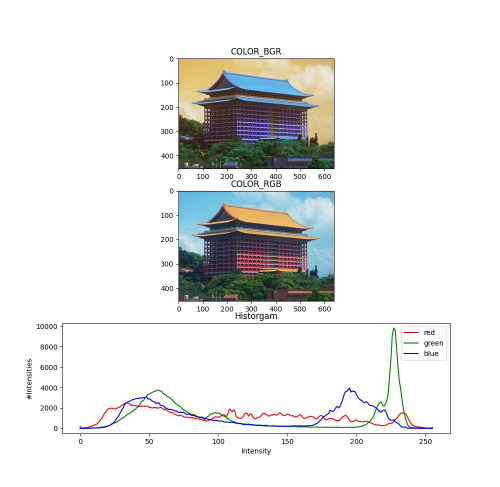
#> input picture OpenCV/media/24_histogram.jpg, 1000 x 974 px, given in place of m, which was not available (shown at 1/2 size)
$ python -i 35_2_fourier.py   (imports and definitions only)
#> lines starting #> are read from the running program, lines starting #| are printed output that depends on the picture; after the words box and inside, x2 and y2 are one past the last pixel; in counts of white or black regions, pixels touching at a corner belong together; pictures that were not available may be replaced by others from this repository, and a replacement may not be noted
"""
python+opencvで画像処理の勉強4 周波数領域におけるフィルタリング
https://qiita.com/tanaka_benkyo/items/bfa35e7f08faa7b7a985
"""

import cv2
import numpy as np
from matplotlib import pyplot as plt

def read_image(img_file):
    #img_bgr = cv2.imread("C:/Users/akihiro.tanaka.CORP/Downloads/pictures/"+img_name+".jpg")
#> called with img_file = 'm'
    img_bgr = cv2.imread(img_file)
#> img_bgr is the input picture: shape (974, 1000, 3); mean B, G, R 231.8, 232.5, 231.8
    h, w = img_bgr.shape[:2]
#> h = 974; w = 1000
    scale = (640 * 480 / (w * h)) ** 0.5
#> scale = 0.562
    img_bgr_resize = cv2.resize(img_bgr, dsize=None, fx=scale, fy=scale)
    img_rgb = cv2.cvtColor(img_bgr_resize, cv2.COLOR_BGR2RGB)
    img_gray = cv2.cvtColor(img_bgr_resize, cv2.COLOR_BGR2GRAY)
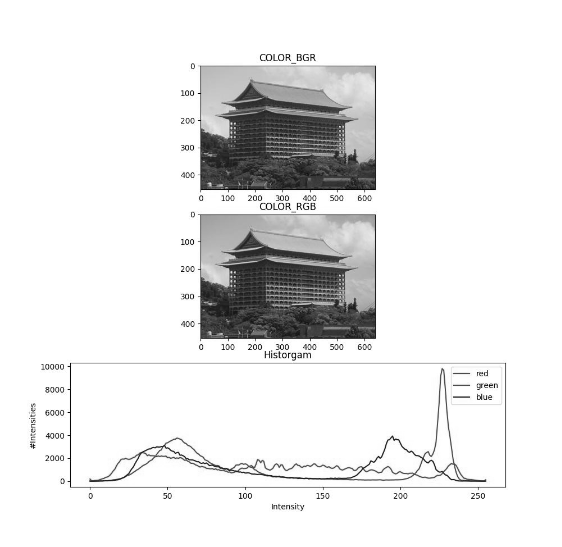
#> img_gray: shape (547, 562); min 1, max 255, mean 232.3
    return img_rgb, img_gray

# [28 lines left out: function fouier, not called in this run]

def make_mask(img, R, inv=False):
#> called with R = 30, inv = False
    height = img.shape[0]
#> height = 547
    width  = img.shape[1]
#> width = 562

    center_w = height//2
#> center_w = 273
    center_h = width//2
#> center_h = 281

    if inv:
        n = 0
        filter_matrix = np.ones([height, width])
    else:
        n = 1
        filter_matrix = np.zeros([height, width])

    for i in range(0, height):
         for j in range(0, width):
                if (i-center_w)*(i-center_w) + (j-center_h)*(j-center_h) < R*R:
                               filter_matrix[i][j] = n
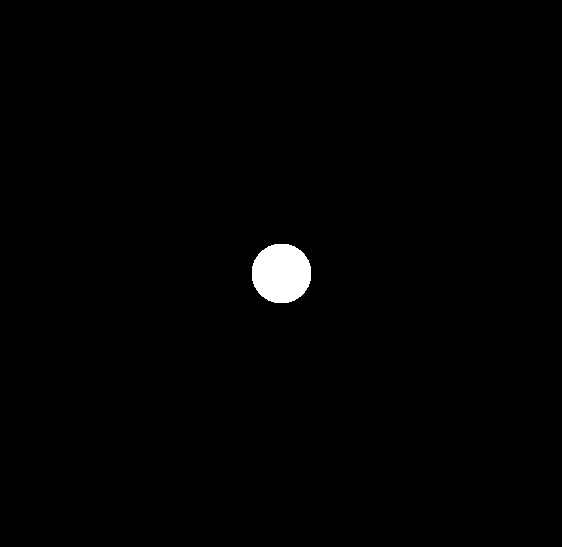
#> filter_matrix: shape (547, 562) float64; values 0 (black) and 1 (white), 0.91% white; 1 white region, box (x1, y1, x2, y2) and area: (252, 244, 311, 303) 2809

    return filter_matrix

def masked_fft(img, mask):
    dft = cv2.dft(np.float32(img), flags = cv2.DFT_COMPLEX_OUTPUT)
    dft_shift = np.fft.fftshift(dft)*mask

    magnitude_spectrum = 20*np.log(cv2.magnitude(dft_shift[:,:,0],dft_shift[:,:,1]))

    f_ishift = np.fft.ifftshift(dft_shift)
    img_back = cv2.idft(f_ishift)
    img_back = cv2.magnitude(img_back[:,:,0],img_back[:,:,1])

    dft2 = cv2.dft(np.float32(img_back),flags = cv2.DFT_COMPLEX_OUTPUT)
    dft_shift2 = np.fft.fftshift(dft2)

    magnitude_spectrum2 = 20*np.log(cv2.magnitude(dft_shift2[:,:,0],dft_shift2[:,:,1]))

    return magnitude_spectrum, img_back, magnitude_spectrum2

# [38 lines left out: functions make_Gauss_mask, gauss_mask, not called in this run]

def lowpass(img_files):
    img_rgb1, img_gray1 = read_image(img_files[0])

    masks = np.array([np.array([make_mask(img_gray1, r),
                                make_mask(img_gray1, r)]).transpose(1, 2, 0) for r in [30, 80, 160]])
#> call 3 of make_mask, with R = 80, inv = False
#> after the loop in make_mask (call 3), `for i in range(0, height):`:
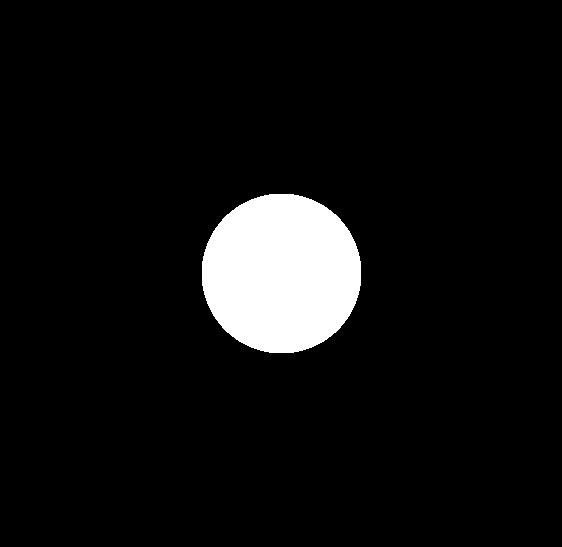
#> filter_matrix: shape (547, 562) float64; values 0 (black) and 1 (white), 6.5% white; 1 white region, box (x1, y1, x2, y2) and area: (202, 194, 361, 353) 20069
#> after the loop in make_mask (call 5), `for i in range(0, height):`:
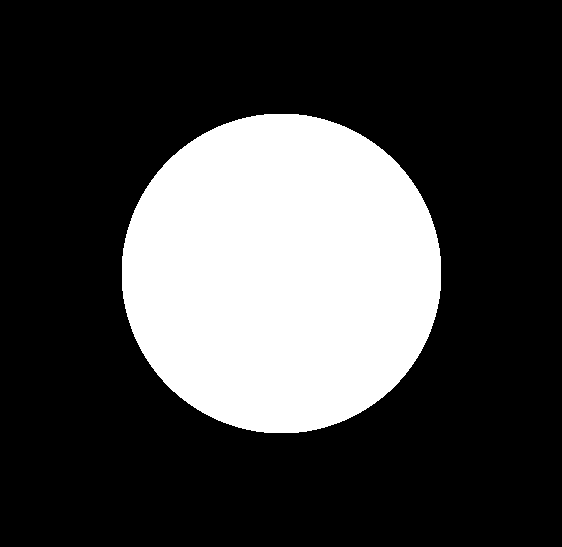
#> filter_matrix: shape (547, 562) float64; values 0 (black) and 1 (white), 26.1% white; 1 white region, box (x1, y1, x2, y2) and area: (122, 114, 441, 433) 80369

    plt.imshow(img_gray1, 'gray');
    plt.xticks([]);
    plt.yticks([]);

    fig, ax = plt.subplots(3, 3, figsize=(16, 9))
    for i in range(3):
        spectrum_img1, img_ifft, spectrum_img2 = masked_fft(img_gray1, masks[i])
        ax[0][i].imshow(spectrum_img1, 'gray')
        ax[0][i].set_xticks([])
        ax[0][i].set_yticks([])

        ax[1][i].imshow(img_ifft, 'gray')
        ax[1][i].set_xticks([])
        ax[1][i].set_yticks([])

        ax[2][i].imshow(spectrum_img2, 'gray')
        ax[2][i].set_xticks([])
        ax[2][i].set_yticks([])
#> this loop made 3 passes
#> pass 1, in masked_fft, `img_back = cv2.magnitude(img_back[:,:,0],img_back[:,:,1])`:
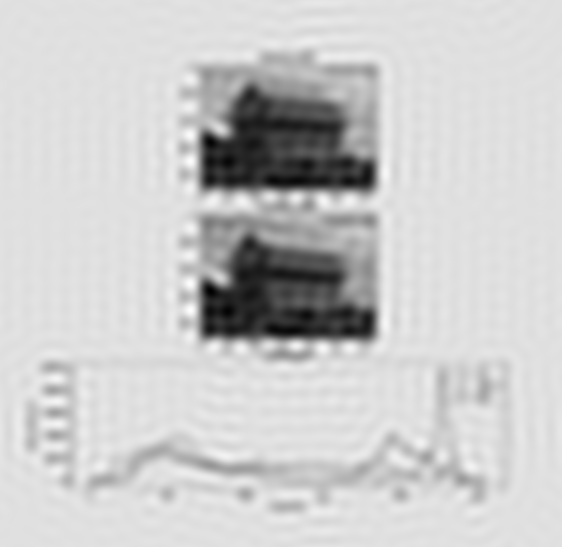
#> img_back: shape (547, 562) float64; min 4559799.5, max 88514355.6, mean 71410384; drawn with min black and max white
#> pass 1, in masked_fft, `magnitude_spectrum2 = 20*np.log(cv2.magnitude(dft_shift2[:,:,0],dft_sh..`:
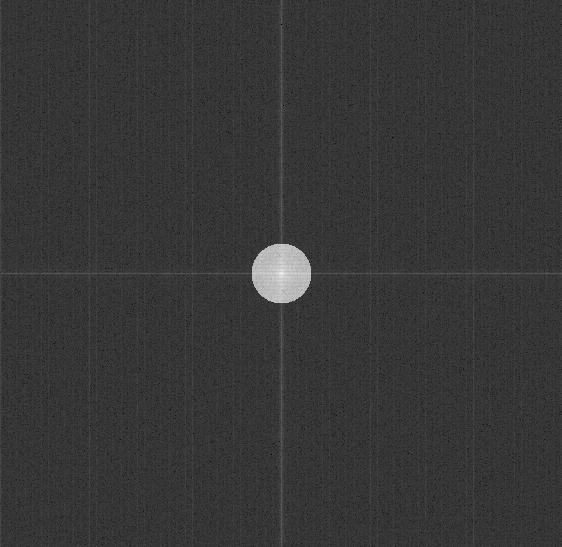
#> magnitude_spectrum2: shape (547, 562) float32; 0% of the values are NaN or infinite; the others: min 45.36, max 614.4, mean 169.1; drawn with min black, max white, NaN and infinite black

    plt.show()
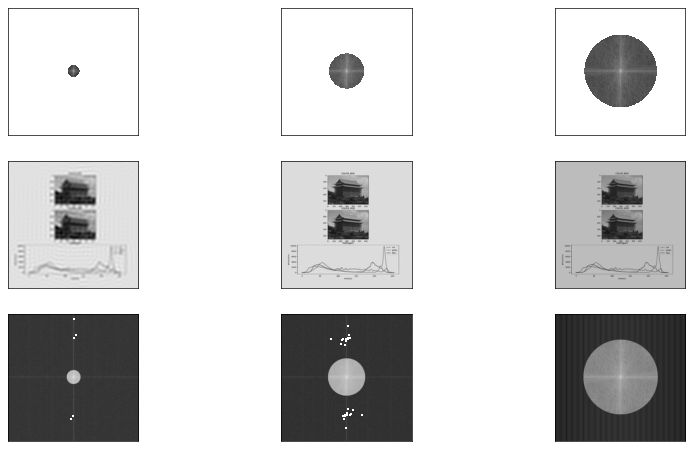
#> figure drawn by matplotlib, 9 panels

# [115 lines left out: functions lowpass_Gauss, highpass, highpass_Gauss, band_pass_filter, pre_emphasis_filter, not called in this run]

# [2 lines not run here, left out]

>>> result = lowpass('media/24_histogram.jpg')

$ run again, on OpenCV/media/25_averaging.jpg
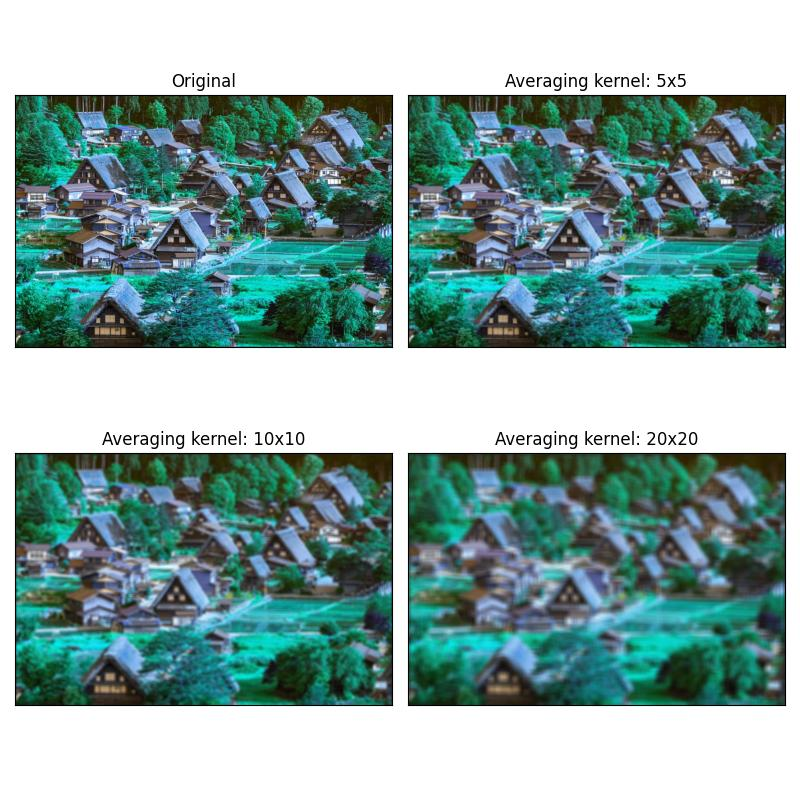
#> input picture OpenCV/media/25_averaging.jpg, 800 x 800 px, given in place of m, which was not available
#> in read_image, img_bgr is the input picture: shape (800, 800, 3); mean B, G, R 162.3, 165.5, 136.3
#> after the loop in make_mask (call 5), `for i in range(0, height):`:
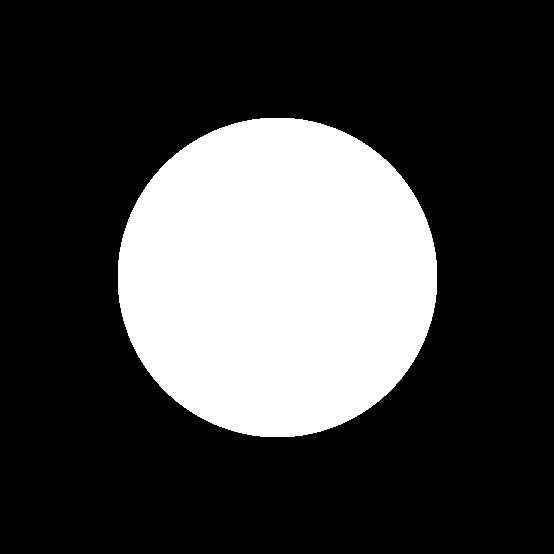
#> filter_matrix: shape (554, 554) float64; values 0 (black) and 1 (white), 26.2% white; 1 white region, box (x1, y1, x2, y2) and area: (118, 118, 437, 437) 80369
#> the loop in lowpass, `for i in range(3):` made 3 passes
#> pass 2, in masked_fft (call 2), `magnitude_spectrum = 20*np.log(cv2.magnitude(dft_shift[:,:,0],dft_shif..`:
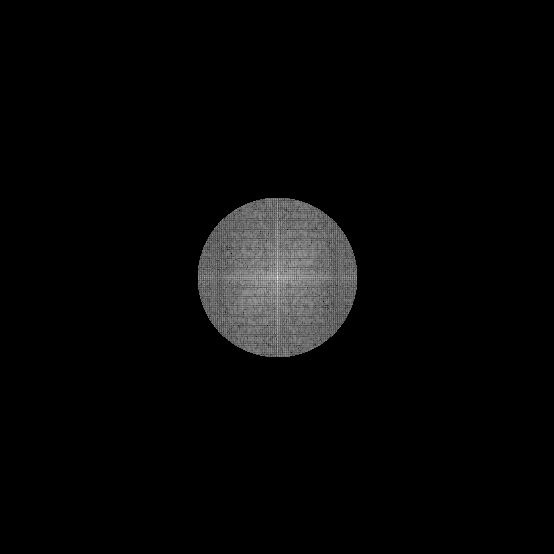
#> magnitude_spectrum: shape (554, 554) float64; 93.46% of the values are NaN or infinite; the others: min 78.95, max 353.7, mean 200.1; drawn with min black, max white, NaN and infinite black
